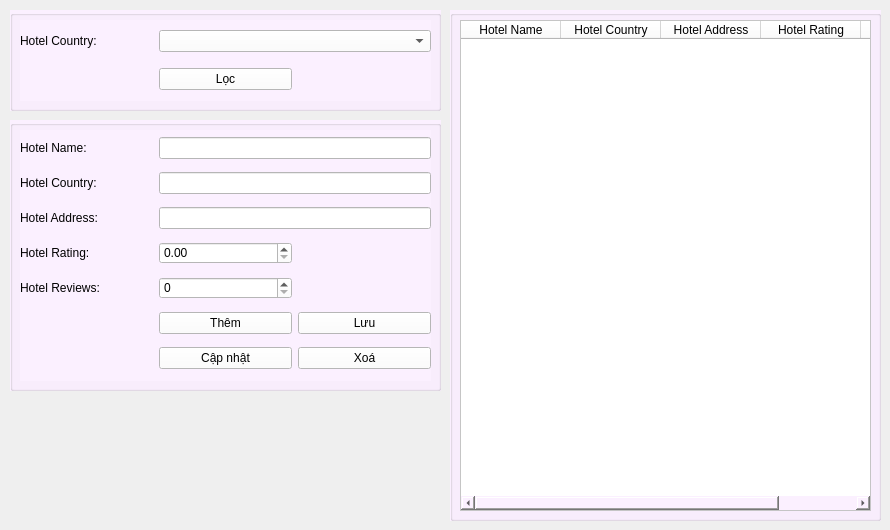
      <widget class="QWidget" name="tabHotel">
       <attribute name="title">
        <string>Hotels</string>
       </attribute>
       <widget class="QGroupBox" name="groupBox_5">
        <property name="geometry">
         <rect>
          <x>10</x>
          <y>10</y>
          <width>431</width>
          <height>101</height>
         </rect>
        </property>
        <property name="styleSheet">
         <string notr="true">background-color: rgb(251, 240, 255);</string>
        </property>
        <property name="title">
         <string/>
        </property>
        <property name="flat">
         <bool>true</bool>
        </property>
        <widget class="QWidget" name="gridLayoutWidget_3">
         <property name="geometry">
          <rect>
           <x>10</x>
           <y>10</y>
           <width>411</width>
           <height>81</height>
          </rect>
         </property>
         <layout class="QGridLayout" name="gridLayout_3">
          <item row="1" column="1">
           <widget class="QPushButton" name="btnLocHotel">
            <property name="styleSheet">
             <string notr="true">background-color: rgb(255, 255, 255);</string>
            </property>
            <property name="text">
             <string>Lọc</string>
            </property>
           </widget>
          </item>
          <item row="0" column="1" colspan="2">
           <widget class="QComboBox" name="cboHotelCoun">
            <property name="styleSheet">
             <string notr="true">background-color: rgb(255, 255, 255);</string>
            </property>
           </widget>
          </item>
          <item row="0" column="0">
           <widget class="QLabel" name="lblHotelCoun">
            <property name="text">
             <string>Hotel Country:</string>
            </property>
           </widget>
          </item>
         </layout>
        </widget>
       </widget>
       <widget class="QGroupBox" name="groupBox_6">
        <property name="geometry">
         <rect>
          <x>10</x>
          <y>120</y>
          <width>431</width>
          <height>271</height>
         </rect>
        </property>
        <property name="styleSheet">
         <string notr="true">background-color: rgb(251, 240, 255);</string>
        </property>
        <property name="title">
         <string/>
        </property>
        <property name="flat">
         <bool>true</bool>
        </property>
        <widget class="QWidget" name="gridLayoutWidget_4">
         <property name="geometry">
          <rect>
           <x>10</x>
           <y>10</y>
           <width>411</width>
           <height>251</height>
          </rect>
         </property>
         <layout class="QGridLayout" name="gridLayout_4">
          <item row="2" column="0">
           <widget class="QLabel" name="lblHotelAdd">
            <property name="text">
             <string>Hotel Address:</string>
            </property>
           </widget>
          </item>
          <item row="0" column="0">
           <widget class="QLabel" name="lblHotelName">
            <property name="text">
             <string>Hotel Name:</string>
            </property>
           </widget>
          </item>
          <item row="5" column="1">
           <widget class="QPushButton" name="btnHotelThem">
            <property name="styleSheet">
             <string notr="true">background-color: rgb(255, 255, 255);</string>
            </property>
            <property name="text">
             <string>Thêm</string>
            </property>
           </widget>
          </item>
          <item row="3" column="0">
           <widget class="QLabel" name="lblHotelRa">
            <property name="text">
             <string>Hotel Rating:</string>
            </property>
           </widget>
          </item>
          <item row="5" column="2">
           <widget class="QPushButton" name="btnHotelLuu">
            <property name="styleSheet">
             <string notr="true">background-color: rgb(255, 255, 255);</string>
            </property>
            <property name="text">
             <string>Lưu</string>
            </property>
           </widget>
          </item>
          <item row="4" column="1">
           <widget class="QSpinBox" name="spinHotelRe">
            <property name="styleSheet">
             <string notr="true">background-color: rgb(255, 255, 255);</string>
            </property>
           </widget>
          </item>
          <item row="4" column="0">
           <widget class="QLabel" name="lblHotelRe">
            <property name="text">
             <string>Hotel Reviews:</string>
            </property>
           </widget>
          </item>
          <item row="1" column="0">
           <widget class="QLabel" name="lblHotelCoun_2">
            <property name="text">
             <string>Hotel Country:</string>
            </property>
           </widget>
          </item>
          <item row="6" column="1">
           <widget class="QPushButton" name="btnHotelCapNhat">
            <property name="styleSheet">
             <string notr="true">background-color: rgb(255, 255, 255);</string>
            </property>
            <property name="text">
             <string>Cập nhật</string>
            </property>
           </widget>
          </item>
          <item row="0" column="1" colspan="2">
           <widget class="QLineEdit" name="txtHotelName">
            <property name="styleSheet">
             <string notr="true">background-color: rgb(255, 255, 255);</string>
            </property>
           </widget>
          </item>
          <item row="1" column="1" colspan="2">
           <widget class="QLineEdit" name="txtHotelCountry">
            <property name="styleSheet">
             <string notr="true">background-color: rgb(255, 255, 255);</string>
            </property>
           </widget>
          </item>
          <item row="2" column="1" colspan="2">
           <widget class="QLineEdit" name="txtHotelAdd">
            <property name="styleSheet">
             <string notr="true">background-color: rgb(255, 255, 255);</string>
            </property>
           </widget>
          </item>
          <item row="3" column="1">
           <widget class="QDoubleSpinBox" name="dSpinHotelRa">
            <property name="styleSheet">
             <string notr="true">background-color: rgb(255, 255, 255);</string>
            </property>
           </widget>
          </item>
          <item row="6" column="2">
           <widget class="QPushButton" name="btnHotelXoa">
            <property name="styleSheet">
             <string notr="true">background-color: rgb(255, 255, 255);</string>
            </property>
            <property name="text">
             <string>Xoá</string>
            </property>
           </widget>
          </item>
         </layout>
        </widget>
       </widget>
       <widget class="QGroupBox" name="groupBox_12">
        <property name="geometry">
         <rect>
          <x>450</x>
          <y>10</y>
          <width>431</width>
          <height>511</height>
         </rect>
        </property>
        <property name="styleSheet">
         <string notr="true">background-color: rgb(251, 240, 255);</string>
        </property>
        <property name="title">
         <string/>
        </property>
        <property name="flat">
         <bool>true</bool>
        </property>
        <widget class="QTableWidget" name="tblHotel">
         <property name="geometry">
          <rect>
           <x>10</x>
           <y>10</y>
           <width>411</width>
           <height>491</height>
          </rect>
         </property>
         <property name="styleSheet">
          <string notr="true">background-color: rgb(255, 255, 255);</string>
         </property>
         <column>
          <property name="text">
           <string>Hotel Name</string>
          </property>
         </column>
         <column>
          <property name="text">
           <string>Hotel Country</string>
          </property>
         </column>
         <column>
          <property name="text">
           <string>Hotel Address</string>
          </property>
         </column>
         <column>
          <property name="text">
           <string>Hotel Rating</string>
          </property>
         </column>
         <column>
          <property name="text">
           <string>Hotel Reviews</string>
          </property>
         </column>
        </widget>
       </widget>
      </widget>
